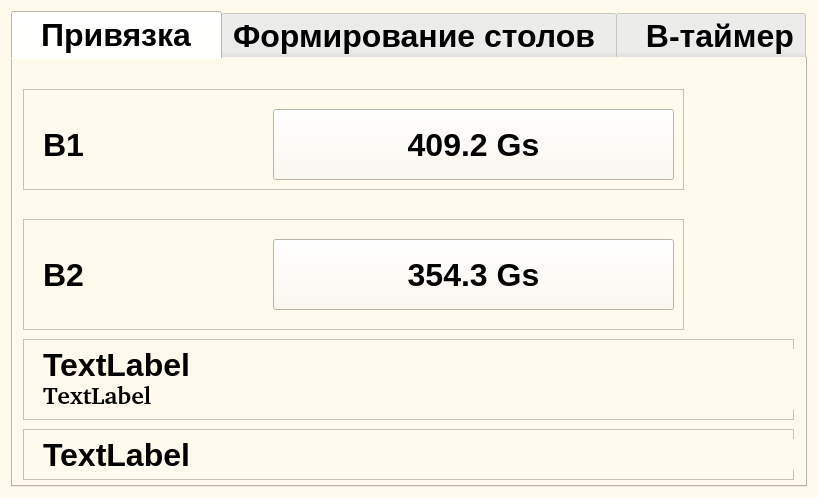
<?xml version="1.0" encoding="UTF-8"?>
<ui version="4.0">
 <class>MainWindow</class>
 <widget class="QMainWindow" name="MainWindow">
  <property name="enabled">
   <bool>true</bool>
  </property>
  <property name="geometry">
   <rect>
    <x>0</x>
    <y>0</y>
    <width>818</width>
    <height>498</height>
   </rect>
  </property>
  <property name="font">
   <font>
    <pointsize>20</pointsize>
    <weight>75</weight>
    <bold>true</bold>
   </font>
  </property>
  <property name="windowTitle">
   <string>MainWindow</string>
  </property>
  <property name="autoFillBackground">
   <bool>true</bool>
  </property>
  <widget class="QWidget" name="centralWidget">
   <property name="styleSheet">
    <string notr="true">background-color: rgb(255, 250, 235);</string>
   </property>
   <layout class="QVBoxLayout" name="verticalLayout">
    <item>
     <widget class="QTabWidget" name="tabWidget">
      <property name="minimumSize">
       <size>
        <width>0</width>
        <height>425</height>
       </size>
      </property>
      <property name="maximumSize">
       <size>
        <width>800</width>
        <height>480</height>
       </size>
      </property>
      <property name="font">
       <font>
        <pointsize>24</pointsize>
        <weight>75</weight>
        <bold>true</bold>
       </font>
      </property>
      <property name="tabShape">
       <enum>QTabWidget::Rounded</enum>
      </property>
      <property name="currentIndex">
       <number>0</number>
      </property>
      <property name="iconSize">
       <size>
        <width>20</width>
        <height>20</height>
       </size>
      </property>
      <property name="elideMode">
       <enum>Qt::ElideNone</enum>
      </property>
      <property name="usesScrollButtons">
       <bool>true</bool>
      </property>
      <property name="documentMode">
       <bool>false</bool>
      </property>
      <property name="tabsClosable">
       <bool>false</bool>
      </property>
      <property name="movable">
       <bool>false</bool>
      </property>
      <widget class="QWidget" name="tab1">
       <attribute name="title">
        <string>  Привязка  </string>
       </attribute>
       <widget class="QFrame" name="frame">
        <property name="geometry">
         <rect>
          <x>10</x>
          <y>30</y>
          <width>661</width>
          <height>101</height>
         </rect>
        </property>
        <property name="frameShape">
         <enum>QFrame::StyledPanel</enum>
        </property>
        <property name="frameShadow">
         <enum>QFrame::Raised</enum>
        </property>
        <widget class="QPushButton" name="Ch1Time">
         <property name="enabled">
          <bool>true</bool>
         </property>
         <property name="geometry">
          <rect>
           <x>250</x>
           <y>20</y>
           <width>401</width>
           <height>71</height>
          </rect>
         </property>
         <property name="font">
          <font>
           <pointsize>24</pointsize>
           <weight>75</weight>
           <bold>true</bold>
          </font>
         </property>
         <property name="text">
          <string>409.2 Gs</string>
         </property>
        </widget>
        <widget class="QLabel" name="label1_3">
         <property name="geometry">
          <rect>
           <x>20</x>
           <y>40</y>
           <width>141</width>
           <height>31</height>
          </rect>
         </property>
         <property name="font">
          <font>
           <pointsize>24</pointsize>
           <weight>75</weight>
           <bold>true</bold>
          </font>
         </property>
         <property name="text">
          <string>B1</string>
         </property>
        </widget>
       </widget>
       <widget class="QFrame" name="frame_3">
        <property name="geometry">
         <rect>
          <x>10</x>
          <y>160</y>
          <width>661</width>
          <height>111</height>
         </rect>
        </property>
        <property name="frameShape">
         <enum>QFrame::StyledPanel</enum>
        </property>
        <property name="frameShadow">
         <enum>QFrame::Raised</enum>
        </property>
        <widget class="QPushButton" name="Ch2Time">
         <property name="geometry">
          <rect>
           <x>250</x>
           <y>20</y>
           <width>401</width>
           <height>71</height>
          </rect>
         </property>
         <property name="font">
          <font>
           <pointsize>24</pointsize>
           <weight>75</weight>
           <bold>true</bold>
          </font>
         </property>
         <property name="text">
          <string>354.3 Gs</string>
         </property>
        </widget>
        <widget class="QLabel" name="label1_2">
         <property name="geometry">
          <rect>
           <x>20</x>
           <y>40</y>
           <width>141</width>
           <height>31</height>
          </rect>
         </property>
         <property name="font">
          <font>
           <pointsize>24</pointsize>
           <weight>75</weight>
           <bold>true</bold>
          </font>
         </property>
         <property name="text">
          <string>B2</string>
         </property>
        </widget>
       </widget>
       <widget class="QFrame" name="frame_6">
        <property name="geometry">
         <rect>
          <x>10</x>
          <y>370</y>
          <width>771</width>
          <height>51</height>
         </rect>
        </property>
        <property name="frameShape">
         <enum>QFrame::StyledPanel</enum>
        </property>
        <property name="frameShadow">
         <enum>QFrame::Raised</enum>
        </property>
        <widget class="QLabel" name="label1">
         <property name="geometry">
          <rect>
           <x>20</x>
           <y>10</y>
           <width>751</width>
           <height>31</height>
          </rect>
         </property>
         <property name="font">
          <font>
           <pointsize>24</pointsize>
           <weight>75</weight>
           <bold>true</bold>
          </font>
         </property>
         <property name="text">
          <string>TextLabel</string>
         </property>
        </widget>
       </widget>
       <widget class="QFrame" name="frame_7">
        <property name="geometry">
         <rect>
          <x>10</x>
          <y>280</y>
          <width>771</width>
          <height>81</height>
         </rect>
        </property>
        <property name="frameShape">
         <enum>QFrame::StyledPanel</enum>
        </property>
        <property name="frameShadow">
         <enum>QFrame::Raised</enum>
        </property>
        <widget class="QLabel" name="labelStErr">
         <property name="geometry">
          <rect>
           <x>20</x>
           <y>10</y>
           <width>751</width>
           <height>31</height>
          </rect>
         </property>
         <property name="font">
          <font>
           <pointsize>24</pointsize>
           <weight>75</weight>
           <bold>true</bold>
          </font>
         </property>
         <property name="text">
          <string>TextLabel</string>
         </property>
        </widget>
        <widget class="QLabel" name="labelPulse">
         <property name="geometry">
          <rect>
           <x>20</x>
           <y>40</y>
           <width>751</width>
           <height>31</height>
          </rect>
         </property>
         <property name="font">
          <font>
           <family>Bitstream Charter</family>
           <pointsize>18</pointsize>
           <weight>75</weight>
           <bold>true</bold>
          </font>
         </property>
         <property name="text">
          <string>TextLabel</string>
         </property>
        </widget>
        <zorder>labelStErr</zorder>
        <zorder>labelPulse</zorder>
        <zorder>labelPulse</zorder>
       </widget>
       <zorder>frame_7</zorder>
       <zorder>frame</zorder>
       <zorder>frame_3</zorder>
       <zorder>frame_6</zorder>
      </widget>
      <widget class="QWidget" name="tab2">
       <property name="font">
        <font>
         <pointsize>14</pointsize>
        </font>
       </property>
       <attribute name="title">
        <string>Формирование столов </string>
       </attribute>
       <widget class="QFrame" name="frame_10">
        <property name="geometry">
         <rect>
          <x>10</x>
          <y>280</y>
          <width>781</width>
          <height>86</height>
         </rect>
        </property>
        <property name="frameShape">
         <enum>QFrame::StyledPanel</enum>
        </property>
        <property name="frameShadow">
         <enum>QFrame::Raised</enum>
        </property>
        <widget class="QPushButton" name="Ch12Time">
         <property name="geometry">
          <rect>
           <x>550</x>
           <y>10</y>
           <width>221</width>
           <height>71</height>
          </rect>
         </property>
         <property name="font">
          <font>
           <pointsize>24</pointsize>
           <weight>75</weight>
           <bold>true</bold>
          </font>
         </property>
         <property name="text">
          <string>6100 Gs</string>
         </property>
        </widget>
        <widget class="QLabel" name="label1_8">
         <property name="geometry">
          <rect>
           <x>10</x>
           <y>30</y>
           <width>541</width>
           <height>31</height>
          </rect>
         </property>
         <property name="font">
          <font>
           <family>Serif</family>
           <pointsize>18</pointsize>
           <weight>75</weight>
           <bold>true</bold>
          </font>
         </property>
         <property name="text">
          <string>Импульс интегратора основного стола</string>
         </property>
        </widget>
       </widget>
       <widget class="QFrame" name="frame_12">
        <property name="geometry">
         <rect>
          <x>10</x>
          <y>10</y>
          <width>781</width>
          <height>86</height>
         </rect>
        </property>
        <property name="frameShape">
         <enum>QFrame::StyledPanel</enum>
        </property>
        <property name="frameShadow">
         <enum>QFrame::Raised</enum>
        </property>
        <widget class="QPushButton" name="Ch9Time">
         <property name="geometry">
          <rect>
           <x>550</x>
           <y>10</y>
           <width>221</width>
           <height>71</height>
          </rect>
         </property>
         <property name="font">
          <font>
           <pointsize>24</pointsize>
           <weight>75</weight>
           <bold>true</bold>
          </font>
         </property>
         <property name="text">
          <string>5000 Gs</string>
         </property>
        </widget>
        <widget class="QLabel" name="label1_4">
         <property name="geometry">
          <rect>
           <x>10</x>
           <y>30</y>
           <width>541</width>
           <height>31</height>
          </rect>
         </property>
         <property name="font">
          <font>
           <family>Serif</family>
           <pointsize>18</pointsize>
           <weight>75</weight>
           <bold>true</bold>
          </font>
         </property>
         <property name="text">
          <string>B-импульс промежуточного стола</string>
         </property>
        </widget>
       </widget>
       <widget class="QFrame" name="frame_14">
        <property name="geometry">
         <rect>
          <x>10</x>
          <y>100</y>
          <width>781</width>
          <height>86</height>
         </rect>
        </property>
        <property name="frameShape">
         <enum>QFrame::StyledPanel</enum>
        </property>
        <property name="frameShadow">
         <enum>QFrame::Raised</enum>
        </property>
        <widget class="QPushButton" name="Ch10Time">
         <property name="geometry">
          <rect>
           <x>550</x>
           <y>10</y>
           <width>221</width>
           <height>71</height>
          </rect>
         </property>
         <property name="font">
          <font>
           <pointsize>24</pointsize>
           <weight>75</weight>
           <bold>true</bold>
          </font>
         </property>
         <property name="text">
          <string>5100 Gs</string>
         </property>
        </widget>
        <widget class="QLabel" name="label1_7">
         <property name="geometry">
          <rect>
           <x>10</x>
           <y>30</y>
           <width>531</width>
           <height>31</height>
          </rect>
         </property>
         <property name="font">
          <font>
           <family>Serif</family>
           <pointsize>18</pointsize>
           <weight>75</weight>
           <bold>true</bold>
          </font>
         </property>
         <property name="text">
          <string>Импульс интегратора промежуточного стола</string>
         </property>
        </widget>
       </widget>
       <widget class="QFrame" name="frame_15">
        <property name="geometry">
         <rect>
          <x>10</x>
          <y>190</y>
          <width>781</width>
          <height>86</height>
         </rect>
        </property>
        <property name="frameShape">
         <enum>QFrame::StyledPanel</enum>
        </property>
        <property name="frameShadow">
         <enum>QFrame::Raised</enum>
        </property>
        <widget class="QPushButton" name="Ch11Time">
         <property name="geometry">
          <rect>
           <x>550</x>
           <y>10</y>
           <width>221</width>
           <height>71</height>
          </rect>
         </property>
         <property name="font">
          <font>
           <pointsize>24</pointsize>
           <weight>75</weight>
           <bold>true</bold>
          </font>
         </property>
         <property name="text">
          <string>16000 Gs</string>
         </property>
        </widget>
        <widget class="QLabel" name="label1_6">
         <property name="geometry">
          <rect>
           <x>10</x>
           <y>30</y>
           <width>541</width>
           <height>31</height>
          </rect>
         </property>
         <property name="font">
          <font>
           <family>Serif</family>
           <pointsize>18</pointsize>
           <weight>75</weight>
           <bold>true</bold>
          </font>
         </property>
         <property name="text">
          <string>B-импульс основного стола</string>
         </property>
        </widget>
       </widget>
       <widget class="QFrame" name="frame_26">
        <property name="geometry">
         <rect>
          <x>10</x>
          <y>370</y>
          <width>781</width>
          <height>51</height>
         </rect>
        </property>
        <property name="frameShape">
         <enum>QFrame::StyledPanel</enum>
        </property>
        <property name="frameShadow">
         <enum>QFrame::Raised</enum>
        </property>
        <widget class="QLabel" name="label2">
         <property name="geometry">
          <rect>
           <x>20</x>
           <y>10</y>
           <width>751</width>
           <height>31</height>
          </rect>
         </property>
         <property name="font">
          <font>
           <pointsize>24</pointsize>
           <weight>75</weight>
           <bold>true</bold>
          </font>
         </property>
         <property name="text">
          <string>TextLabel</string>
         </property>
        </widget>
       </widget>
      </widget>
      <widget class="QWidget" name="tab3">
       <attribute name="title">
        <string>  В-таймер</string>
       </attribute>
       <widget class="QFrame" name="frame_18">
        <property name="geometry">
         <rect>
          <x>410</x>
          <y>30</y>
          <width>376</width>
          <height>86</height>
         </rect>
        </property>
        <property name="frameShape">
         <enum>QFrame::StyledPanel</enum>
        </property>
        <property name="frameShadow">
         <enum>QFrame::Raised</enum>
        </property>
        <widget class="QPushButton" name="Ch20Time">
         <property name="geometry">
          <rect>
           <x>160</x>
           <y>10</y>
           <width>211</width>
           <height>71</height>
          </rect>
         </property>
         <property name="font">
          <font>
           <pointsize>24</pointsize>
           <weight>75</weight>
           <bold>true</bold>
          </font>
         </property>
         <property name="text">
          <string>1000 Gs</string>
         </property>
        </widget>
        <widget class="QLabel" name="label1_12">
         <property name="geometry">
          <rect>
           <x>10</x>
           <y>30</y>
           <width>141</width>
           <height>31</height>
          </rect>
         </property>
         <property name="font">
          <font>
           <pointsize>24</pointsize>
           <weight>75</weight>
           <bold>true</bold>
          </font>
         </property>
         <property name="text">
          <string>Ch4</string>
         </property>
        </widget>
       </widget>
       <widget class="QFrame" name="frame_19">
        <property name="geometry">
         <rect>
          <x>410</x>
          <y>150</y>
          <width>376</width>
          <height>86</height>
         </rect>
        </property>
        <property name="frameShape">
         <enum>QFrame::StyledPanel</enum>
        </property>
        <property name="frameShadow">
         <enum>QFrame::Raised</enum>
        </property>
        <widget class="QPushButton" name="Ch21Time">
         <property name="geometry">
          <rect>
           <x>160</x>
           <y>10</y>
           <width>211</width>
           <height>71</height>
          </rect>
         </property>
         <property name="font">
          <font>
           <pointsize>24</pointsize>
           <weight>75</weight>
           <bold>true</bold>
          </font>
         </property>
         <property name="text">
          <string>1000 Gs</string>
         </property>
        </widget>
        <widget class="QLabel" name="label1_13">
         <property name="geometry">
          <rect>
           <x>10</x>
           <y>30</y>
           <width>141</width>
           <height>31</height>
          </rect>
         </property>
         <property name="font">
          <font>
           <pointsize>24</pointsize>
           <weight>75</weight>
           <bold>true</bold>
          </font>
         </property>
         <property name="text">
          <string>Ch5</string>
         </property>
        </widget>
       </widget>
       <widget class="QFrame" name="frame_20">
        <property name="geometry">
         <rect>
          <x>10</x>
          <y>30</y>
          <width>376</width>
          <height>86</height>
         </rect>
        </property>
        <property name="frameShape">
         <enum>QFrame::StyledPanel</enum>
        </property>
        <property name="frameShadow">
         <enum>QFrame::Raised</enum>
        </property>
        <widget class="QPushButton" name="Ch17Time">
         <property name="geometry">
          <rect>
           <x>180</x>
           <y>10</y>
           <width>191</width>
           <height>71</height>
          </rect>
         </property>
         <property name="font">
          <font>
           <pointsize>24</pointsize>
           <weight>75</weight>
           <bold>true</bold>
          </font>
         </property>
         <property name="text">
          <string>1000 Gs</string>
         </property>
        </widget>
        <widget class="QLabel" name="label1_9">
         <property name="geometry">
          <rect>
           <x>10</x>
           <y>30</y>
           <width>141</width>
           <height>31</height>
          </rect>
         </property>
         <property name="font">
          <font>
           <pointsize>24</pointsize>
           <weight>75</weight>
           <bold>true</bold>
          </font>
         </property>
         <property name="text">
          <string>Ekp</string>
         </property>
        </widget>
       </widget>
       <widget class="QFrame" name="frame_22">
        <property name="geometry">
         <rect>
          <x>10</x>
          <y>150</y>
          <width>376</width>
          <height>86</height>
         </rect>
        </property>
        <property name="frameShape">
         <enum>QFrame::StyledPanel</enum>
        </property>
        <property name="frameShadow">
         <enum>QFrame::Raised</enum>
        </property>
        <widget class="QPushButton" name="Ch18Time">
         <property name="geometry">
          <rect>
           <x>180</x>
           <y>10</y>
           <width>191</width>
           <height>71</height>
          </rect>
         </property>
         <property name="font">
          <font>
           <pointsize>24</pointsize>
           <weight>75</weight>
           <bold>true</bold>
          </font>
         </property>
         <property name="text">
          <string>1000 Gs</string>
         </property>
        </widget>
        <widget class="QLabel" name="label1_10">
         <property name="geometry">
          <rect>
           <x>10</x>
           <y>30</y>
           <width>141</width>
           <height>31</height>
          </rect>
         </property>
         <property name="font">
          <font>
           <pointsize>24</pointsize>
           <weight>75</weight>
           <bold>true</bold>
          </font>
         </property>
         <property name="text">
          <string>Бампы</string>
         </property>
        </widget>
       </widget>
       <widget class="QFrame" name="frame_23">
        <property name="geometry">
         <rect>
          <x>10</x>
          <y>260</y>
          <width>376</width>
          <height>86</height>
         </rect>
        </property>
        <property name="frameShape">
         <enum>QFrame::StyledPanel</enum>
        </property>
        <property name="frameShadow">
         <enum>QFrame::Raised</enum>
        </property>
        <widget class="QPushButton" name="Ch19Time">
         <property name="geometry">
          <rect>
           <x>180</x>
           <y>10</y>
           <width>191</width>
           <height>71</height>
          </rect>
         </property>
         <property name="font">
          <font>
           <pointsize>24</pointsize>
           <weight>75</weight>
           <bold>true</bold>
          </font>
         </property>
         <property name="text">
          <string>1000 Gs</string>
         </property>
        </widget>
        <widget class="QLabel" name="label1_11">
         <property name="geometry">
          <rect>
           <x>10</x>
           <y>30</y>
           <width>141</width>
           <height>31</height>
          </rect>
         </property>
         <property name="font">
          <font>
           <pointsize>24</pointsize>
           <weight>75</weight>
           <bold>true</bold>
          </font>
         </property>
         <property name="text">
          <string>Ch3</string>
         </property>
        </widget>
       </widget>
       <widget class="QFrame" name="frame_24">
        <property name="geometry">
         <rect>
          <x>410</x>
          <y>260</y>
          <width>376</width>
          <height>86</height>
         </rect>
        </property>
        <property name="frameShape">
         <enum>QFrame::StyledPanel</enum>
        </property>
        <property name="frameShadow">
         <enum>QFrame::Raised</enum>
        </property>
        <widget class="QPushButton" name="Ch22Time">
         <property name="geometry">
          <rect>
           <x>160</x>
           <y>10</y>
           <width>211</width>
           <height>71</height>
          </rect>
         </property>
         <property name="font">
          <font>
           <pointsize>24</pointsize>
           <weight>75</weight>
           <bold>true</bold>
          </font>
         </property>
         <property name="text">
          <string>1000 Gs</string>
         </property>
        </widget>
        <widget class="QLabel" name="label1_14">
         <property name="geometry">
          <rect>
           <x>10</x>
           <y>30</y>
           <width>141</width>
           <height>31</height>
          </rect>
         </property>
         <property name="font">
          <font>
           <pointsize>24</pointsize>
           <weight>75</weight>
           <bold>true</bold>
          </font>
         </property>
         <property name="text">
          <string>Ch6</string>
         </property>
        </widget>
       </widget>
       <widget class="QFrame" name="frame_27">
        <property name="geometry">
         <rect>
          <x>10</x>
          <y>370</y>
          <width>781</width>
          <height>51</height>
         </rect>
        </property>
        <property name="frameShape">
         <enum>QFrame::StyledPanel</enum>
        </property>
        <property name="frameShadow">
         <enum>QFrame::Raised</enum>
        </property>
        <widget class="QLabel" name="label3">
         <property name="geometry">
          <rect>
           <x>20</x>
           <y>10</y>
           <width>751</width>
           <height>31</height>
          </rect>
         </property>
         <property name="font">
          <font>
           <pointsize>24</pointsize>
           <weight>75</weight>
           <bold>true</bold>
          </font>
         </property>
         <property name="text">
          <string>TextLabel</string>
         </property>
        </widget>
       </widget>
      </widget>
     </widget>
    </item>
   </layout>
  </widget>
 </widget>
 <layoutdefault spacing="6" margin="11"/>
 <resources/>
 <connections/>
</ui>
